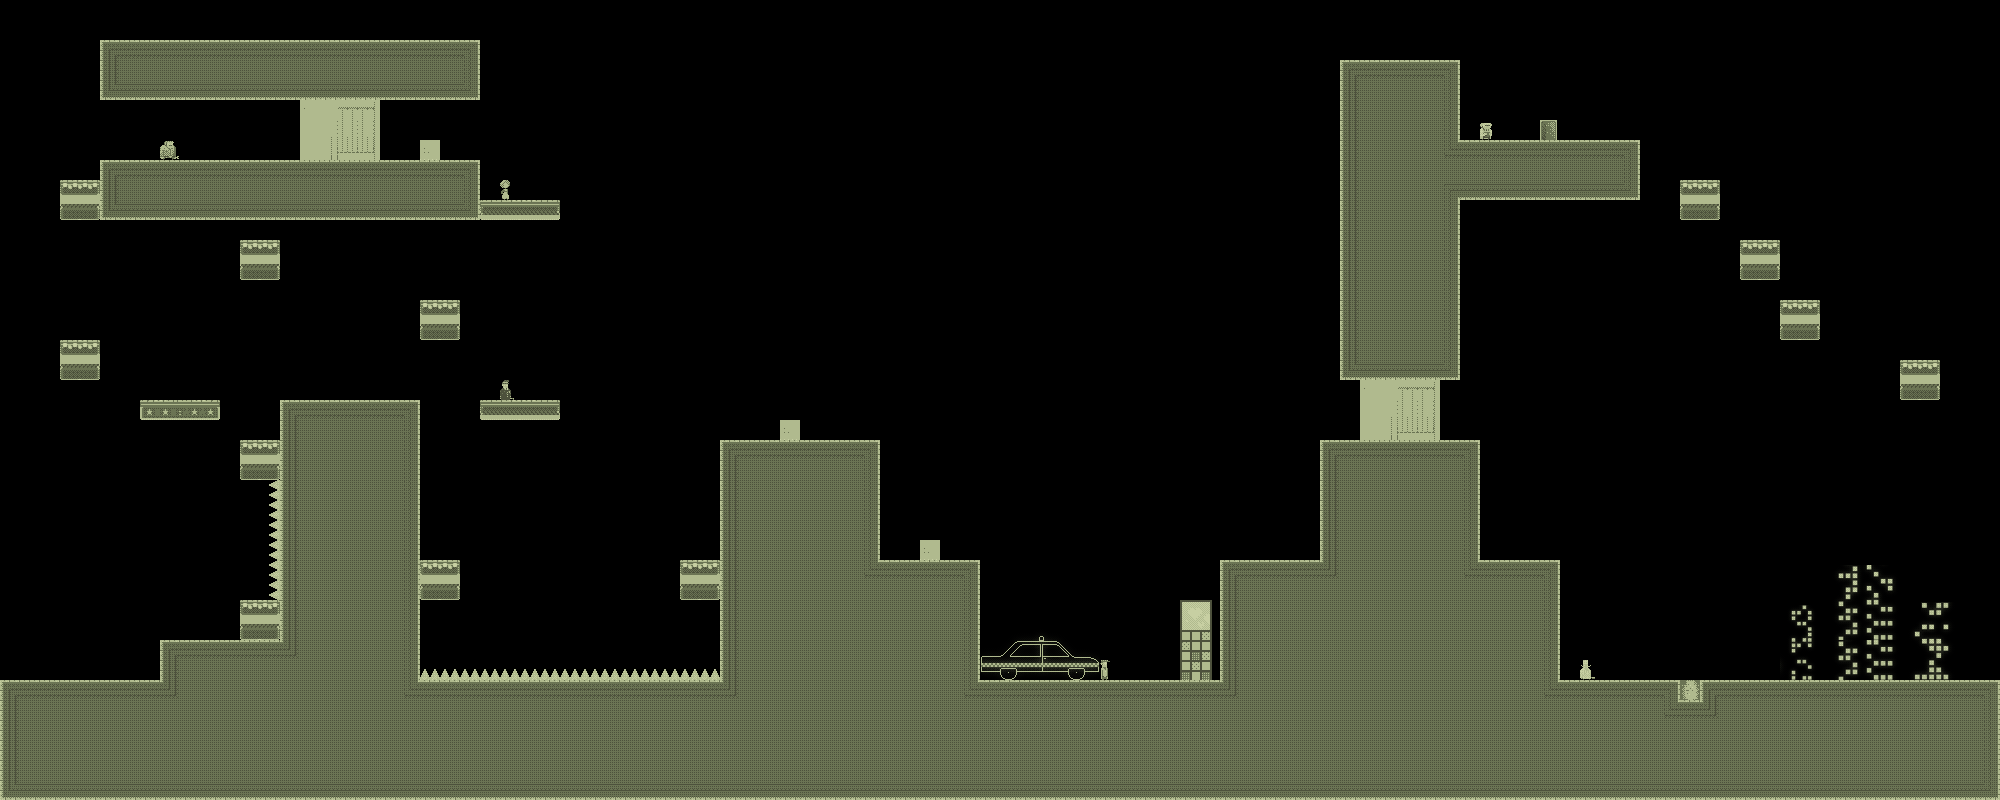

Rendered tile map (Tiled .tmx) drawn with the repository's tilesets; below, a short description and the map source with its tile grids summarised:
An orthogonal 100x40 tile map with 20x20 px tiles, 1 tile layer (bg) and 3 objects.

<map version="1.0" orientation="orthogonal" width="100" height="40" tilewidth="20" tileheight="20">
 <properties>
  <property name="liselotStart" value="YES" />
 </properties>
 <tileset firstgid="1" name="tiles_newyork" tilewidth="20" tileheight="20">
  <image source="../../../../../SuperLemonadeFactory1989Content/Lemonade/tiles_newyork.png" width="400" height="400" />
  <terraintypes>
   <terrain name="solid" tile="-1" />
  </terraintypes>
  <tile id="8" terrain=",,,0" />
  <tile id="9" terrain=",,0,0" />
  <tile id="10" terrain=",,0,0" />
  <tile id="11" terrain=",,0,0" />
  <tile id="12" terrain=",,0,0" />
  <tile id="13" terrain=",,0,0" />
  <tile id="14" terrain=",,0," />
  <tile id="15" terrain="0,0,0," />
  <tile id="16" terrain="0,0,,0" />
  <tile id="28" terrain=",0,,0" />
  <tile id="34" terrain="0,,0," />
  <tile id="35" terrain="0,,0,0" />
  <tile id="36" terrain=",0,0,0" />
  <tile id="48" terrain=",0,,0" />
  <tile id="54" terrain="0,,0," />
  <tile id="68" terrain=",0,,0" />
  <tile id="74" terrain="0,,0," />
  <tile id="88" terrain=",0,,0" />
  <tile id="94" terrain="0,,0," />
  <tile id="108" terrain=",0,,0" />
  <tile id="114" terrain="0,,0," />
  <tile id="128" terrain=",0,," />
  <tile id="129" terrain="0,0,," />
  <tile id="130" terrain="0,0,," />
  <tile id="131" terrain="0,0,," />
  <tile id="132" terrain="0,0,," />
  <tile id="133" terrain="0,0,," />
  <tile id="134" terrain="0,,," />
  <tile id="194" terrain="0,0,0,0" />
  <tile id="356">
   <properties>
    <property name="LargeCrate" value="" />
   </properties>
  </tile>
  <tile id="380">
   <properties>
    <property name="Andre" value="" />
   </properties>
  </tile>
  <tile id="381">
   <properties>
    <property name="Liselot" value="" />
   </properties>
  </tile>
  <tile id="382">
   <properties>
    <property name="Amsterdaam" value="" />
   </properties>
  </tile>
  <tile id="383">
   <properties>
    <property name="Worker" value="" />
   </properties>
  </tile>
  <tile id="384">
   <properties>
    <property name="Inspector" value="" />
   </properties>
  </tile>
  <tile id="385">
   <properties>
    <property name="Chef" value="" />
   </properties>
  </tile>
  <tile id="386">
   <properties>
    <property name="Exit" value="" />
   </properties>
  </tile>
  <tile id="387">
   <properties>
    <property name="Trampoline" value="" />
   </properties>
  </tile>
  <tile id="388">
   <properties>
    <property name="SmallCrate" value="" />
   </properties>
  </tile>
  <tile id="389">
   <properties>
    <property name="SugarBag" value="" />
   </properties>
  </tile>
 </tileset>
 <layer name="bg" width="100" height="40">
  <data>[4000 cells, 1418 non-empty, 133 distinct tile ids]</data>
 </layer>
 <objectgroup name="boxes" width="100" height="40">
  <object x="1500" y="440">
   <polyline points="140,0 360,-40" />
  </object>
  <object x="1600" y="440">
   <polyline points="0,0 0,180" />
  </object>
  <object x="560" y="200">
   <polyline points="40,0 40,240" />
  </object>
 </objectgroup>
</map>
